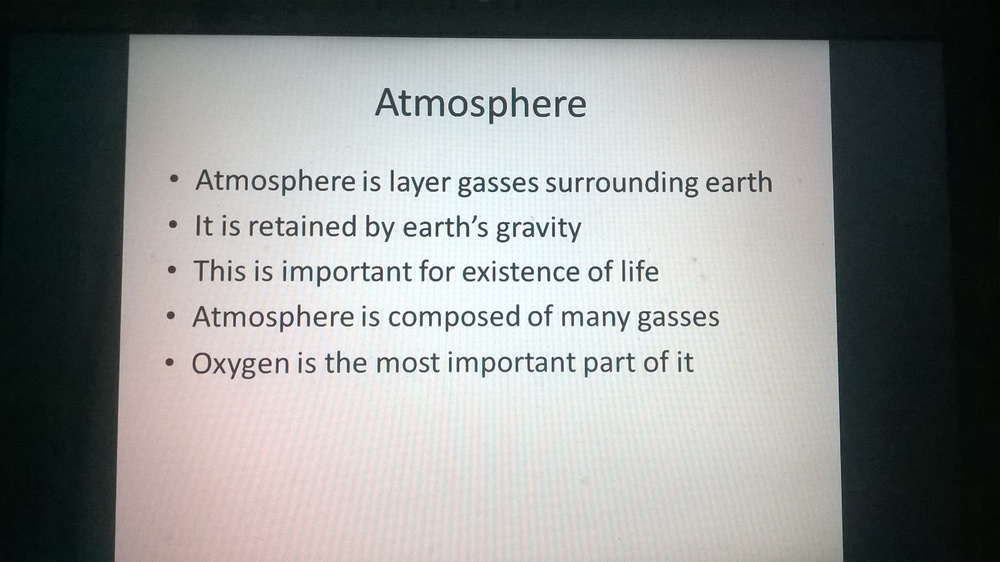
//> input picture sample_images/slide1.jpg, 1000 x 562 px, shrunk from 2592 x 1456 before the run
$ ./hello sample_images/slide1.jpg   (built with g++ and OpenCV 4)
//> lines starting //> are read from the running program, lines starting //| are printed output that depends on the picture
#include "opencv2/highgui/highgui.hpp"
#include "opencv2/imgproc/imgproc.hpp"
#include <iostream>
#include <stdio.h>

using namespace cv;
using namespace std;

/** @function main */
int main(int argc, char** argv)
{
  Mat src, src_gray;

  /// Read the image
  src = imread( argv[1], 1 );
//> src is the input picture: 562 rows x 1000 cols, CV_8UC3; mean B, G, R 143.5, 144.8, 142.4

  if( !src.data )
    { return -1; }

  /// Convert it to gray
  cvtColor( src, src_gray, CV_BGR2GRAY );
  cout << src_gray.rows << " " << src_gray.cols << endl;
//| 562 1000

  /// Show your results
  namedWindow( "Hough Circle Transform Demo", CV_WINDOW_AUTOSIZE );
  imshow( "Hough Circle Transform Demo", src_gray );
  waitKey(0);

  double htPar = 0.22;
  double wdPar = 1;

  Mat title;
  Rect rect;
  rect.x = 0;
  rect.y = 0;
  rect.width = src_gray.cols;
//> rect = Rect(0, 0, 1000, 0)
  rect.height = htPar*src_gray.rows;
//> rect = Rect(0, 0, 1000, 123)
  title = src_gray(rect).clone();
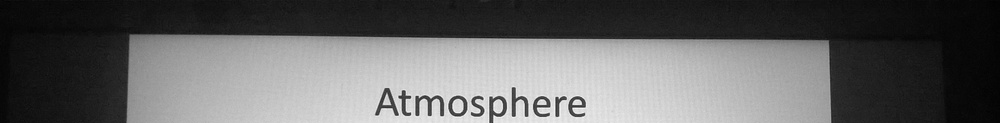
//> title: 123 rows x 1000 cols, CV_8UC1; min 2, max 250, mean 100.9

  imshow( "Hough Circle Transform Demo", title );
  waitKey(0);

  // [13 lines of commented-out code are left out]
  Mat content;
  rect.x = 0.58*src_gray.cols;
//> rect = Rect(580, 0, 1000, 123)
  rect.y = 0.4*src_gray.rows+1;
//> rect = Rect(580, 225, 1000, 123)
  rect.width = src_gray.cols-rect.x;
  rect.height = 0.7*src_gray.rows-rect.y;
  content = src_gray(rect).clone();
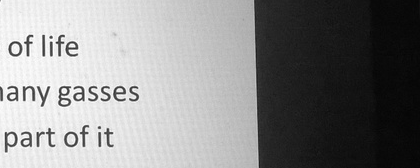
//> content: 168 rows x 420 cols, CV_8UC1; min 4, max 255, mean 138.1

  imshow( "Hough Circle Transform Demo", content );
  waitKey(0);
  /* End pie chart slide content */

  return 0;
 }

$ run again, on sample_images/slide4.jpg
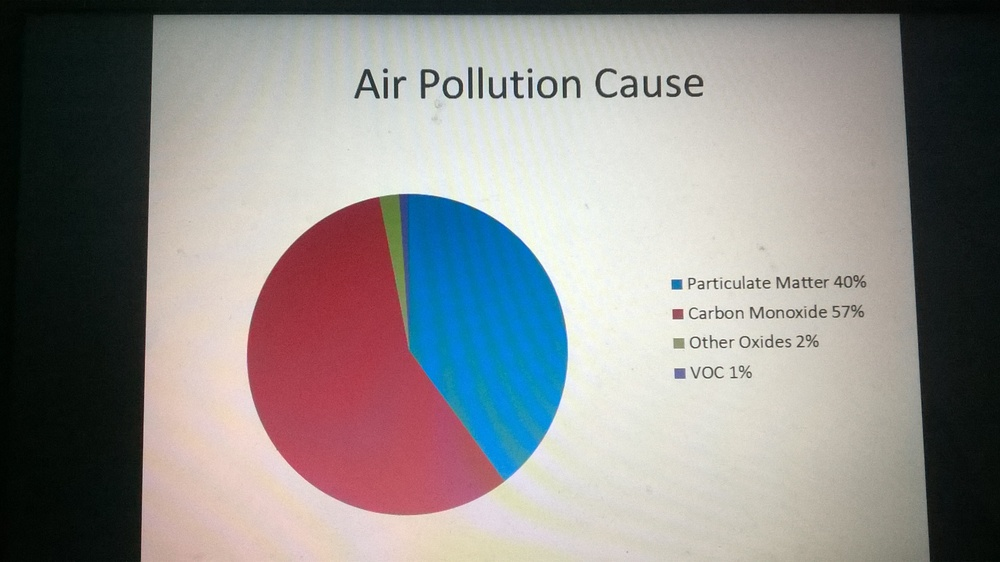
//> input picture sample_images/slide4.jpg, 1000 x 562 px, shrunk from 2592 x 1456 before the run
//> src is the input picture: 562 rows x 1000 cols, CV_8UC3; mean B, G, R 137.9, 138.4, 140.9
//| 562 1000
//> `title = src_gray(rect).clone();`:
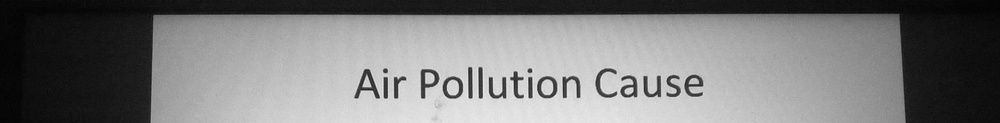
//> title: 123 rows x 1000 cols, CV_8UC1; min 2, max 239, mean 122.7
//> `content = src_gray(rect).clone();`:
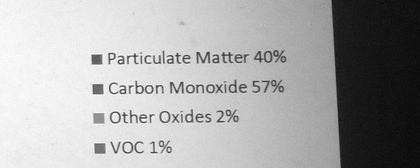
//> content: 168 rows x 420 cols, CV_8UC1; min 7, max 255, mean 169.4
